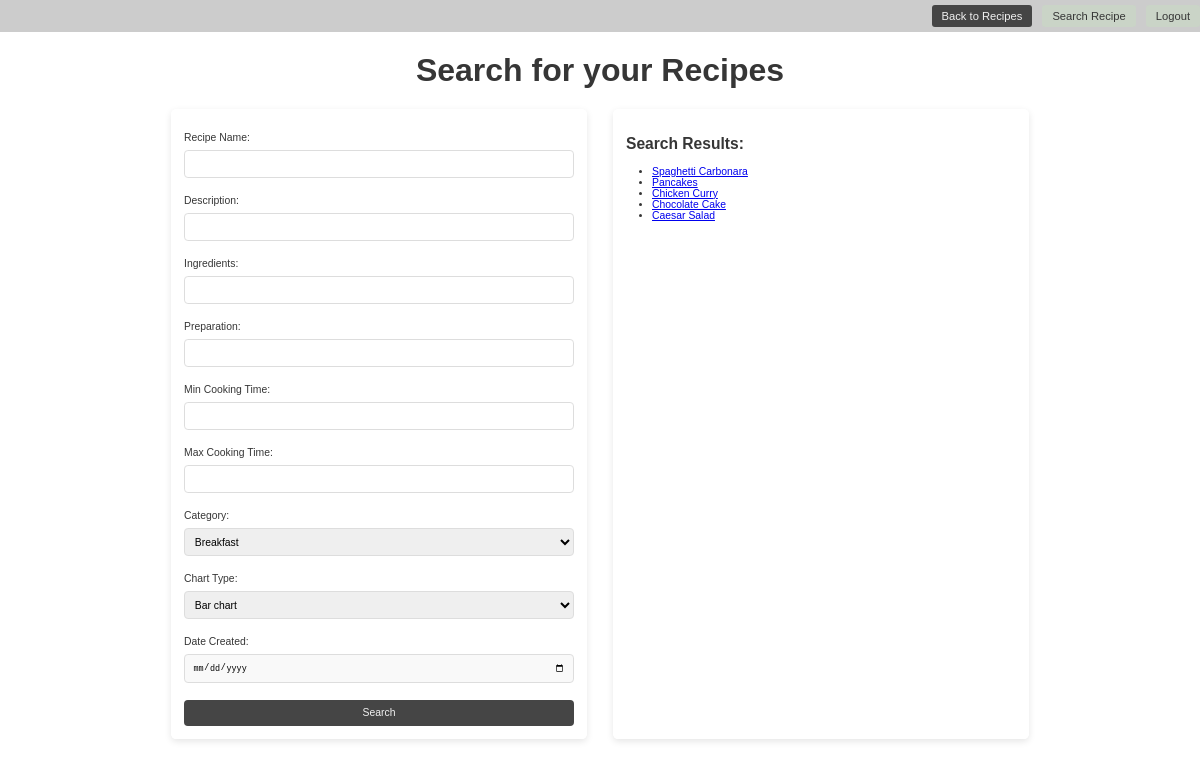
The app's page /search/ with its own data.
### recipes/models.py (models this page shows, shortened)
class Recipe(models.Model):
    CATEGORY_CHOICES = [
        ('breakfast', 'Breakfast'),
        ('lunch', 'Lunch'),
        ('dinner', 'Dinner'),
        ('dessert', 'Dessert'),
    ]
    title = models.CharField(max_length=100)
    description = models.TextField()
    category = models.CharField(max_length=20, choices=CATEGORY_CHOICES, default='breakfast')
    ingredients = models.ManyToManyField(Ingredient)
    preparation = models.TextField(blank=True, null=True)
    cooking_time = models.IntegerField(help_text="in minutes")
    pic = models.ImageField(upload_to='recipes', default='no_picture.jpg')
    created_at = models.DateTimeField(default=timezone.now)

### recipes/views.py (the view, shortened to what this page needs)
# urls.py: path('search/', views.search, name='search'),  # Search URL mapping
def search(request):
    form = RecipeSearchForm(request.POST or None)
    recipes = Recipe.objects.all()
    chart = None
    context = {
        'form': form,
        'recipes': recipes,
        'chart': chart
    }
    return render(request, 'recipes/search_results.html', context)

### recipes/forms.py (shortened to what this page needs)
class RecipeSearchForm(forms.Form):
    recipe_title = forms.CharField(max_length=120, required=False, label="Recipe Name")
    description = forms.CharField(max_length=300, required=False, label="Description")
    ingredients = forms.CharField(max_length=300, required=False, label="Ingredients")
    preparation = forms.CharField(max_length=300, required=False, label="Preparation")
    min_cooking_time = forms.IntegerField(required=False, label="Min Cooking Time")
    max_cooking_time = forms.IntegerField(required=False, label="Max Cooking Time")
    category = forms.ChoiceField(
    choices=Recipe.CATEGORY_CHOICES,
    required=False,
    label="Category"
)
    chart_type = forms.ChoiceField(choices=CHART_CHOICES, required=False, label="Chart Type")
    created_date = forms.DateField(required=False, widget=forms.DateInput(attrs={'type': 'date'}), label="Date Created")

### recipes/templates/recipes/search_results.html (shortened to what this page needs)
{% load static %}
<!DOCTYPE html>
<html lang="en">
  <head>
  </head>
  <body>
    <div class="navbar">
      <a href="{% url 'recipes:list' %}" class="back-button">Back to Recipes</a>
      <a href="{% url 'search' %}" class="button">Search Recipe</a>
      <a href="{% url 'logout' %}" class="button">Logout</a>
    </div>
    <h1>Search for your Recipes</h1>
    <div class="container">
      <div class="form-container">
        <form action="" method="POST">
          {% csrf_token %} {{ form.as_p }}
          <button type="submit">Search</button>
        </form>
      </div>
      <div class="results-container">
        {% if recipes %}
        <h2>Search Results:</h2>
        <ul>
          {% for recipe in recipes %}
          <li>
            <a href="{% url 'recipes:detail' recipe.pk %}"
              >{{ recipe.title }}</a
            >
          </li>
          {% endfor %}
        </ul>
         {% else %}
        <p class="no-results">No recipes found matching your query.</p>
        {% endif %}
      </div>
    </div>
  </body>
</html>

### records on screen
Recipe: title "Spaghetti Carbonara"
Recipe: title "Pancakes"
Recipe: title "Chicken Curry"
Recipe: title "Chocolate Cake"
Recipe: title "Caesar Salad"
